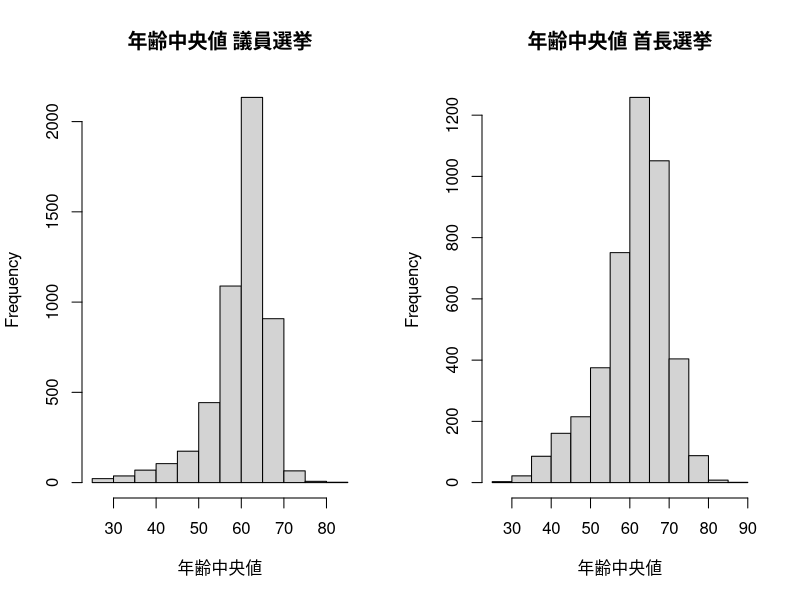
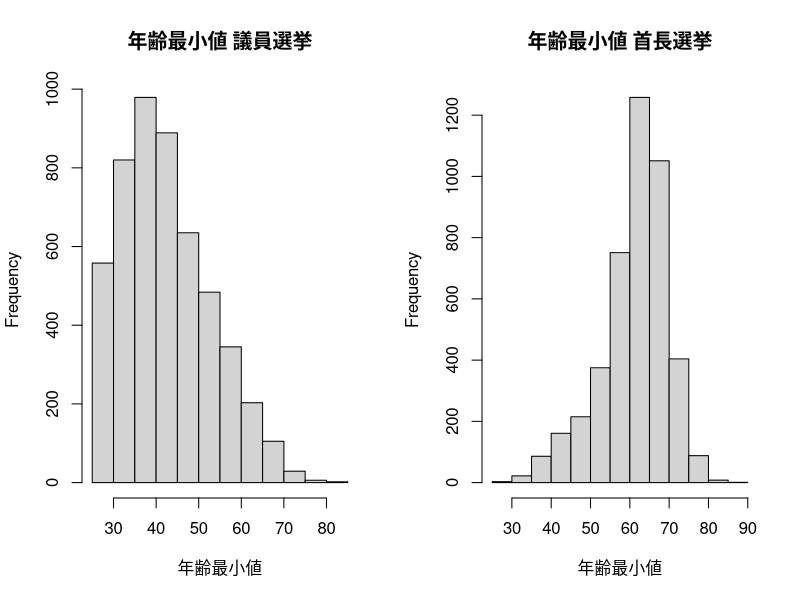
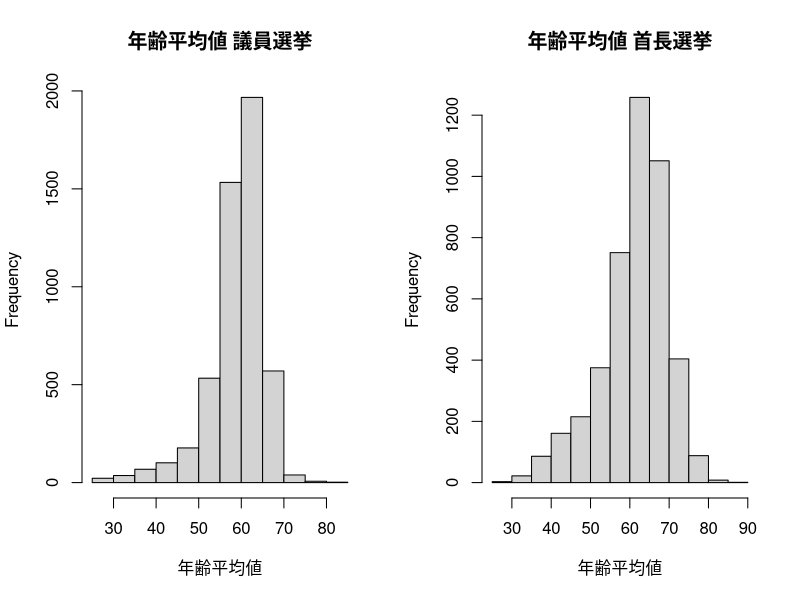
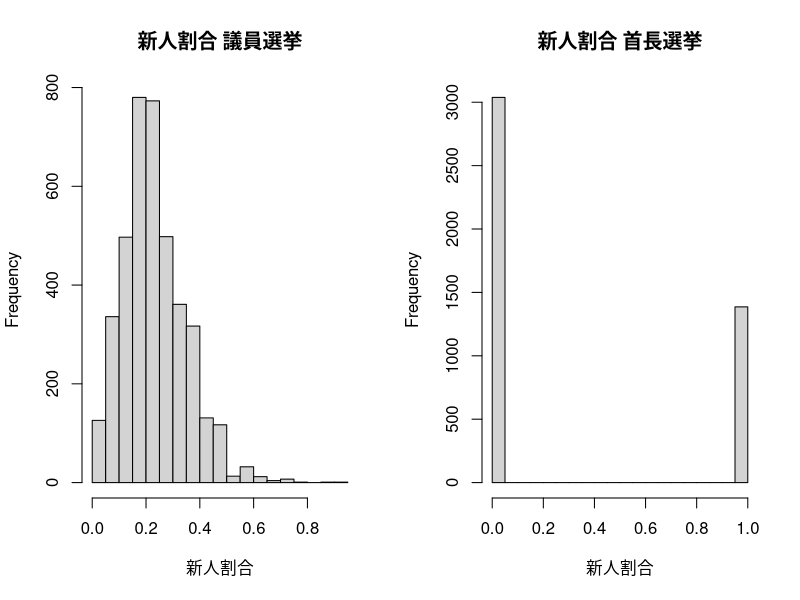
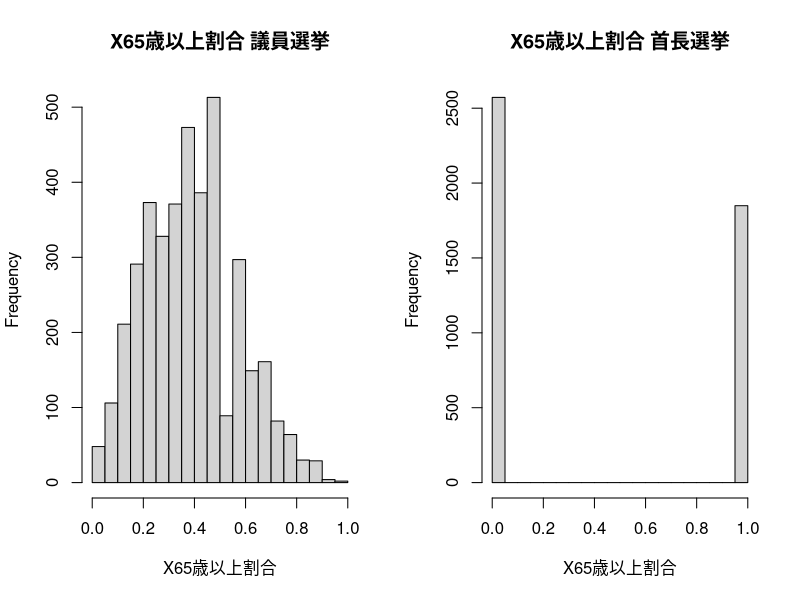
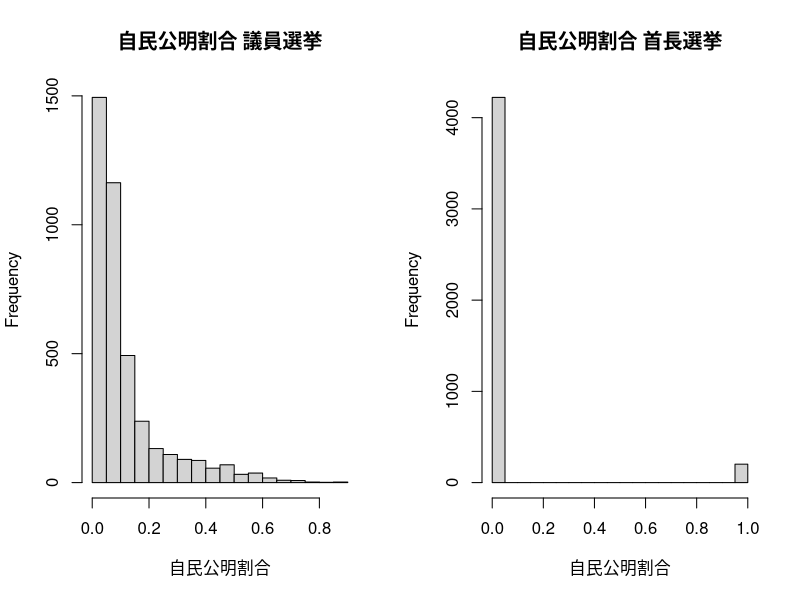
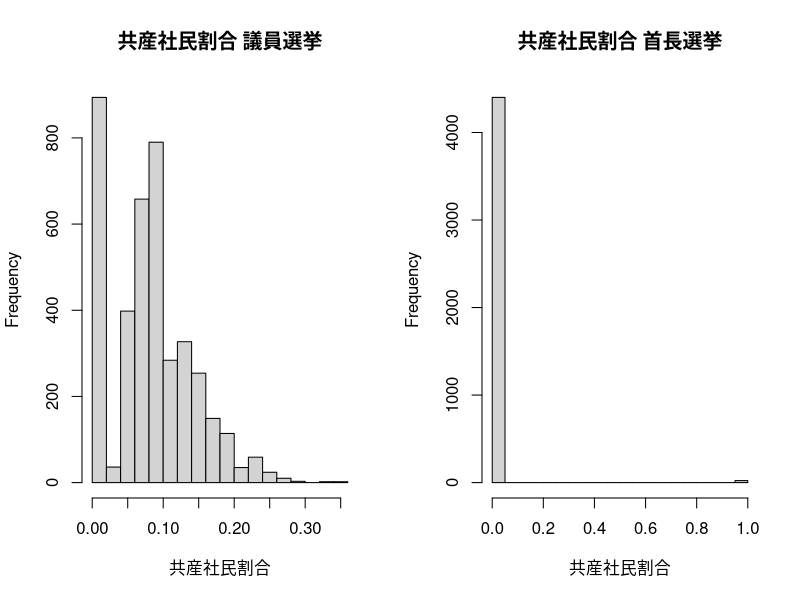
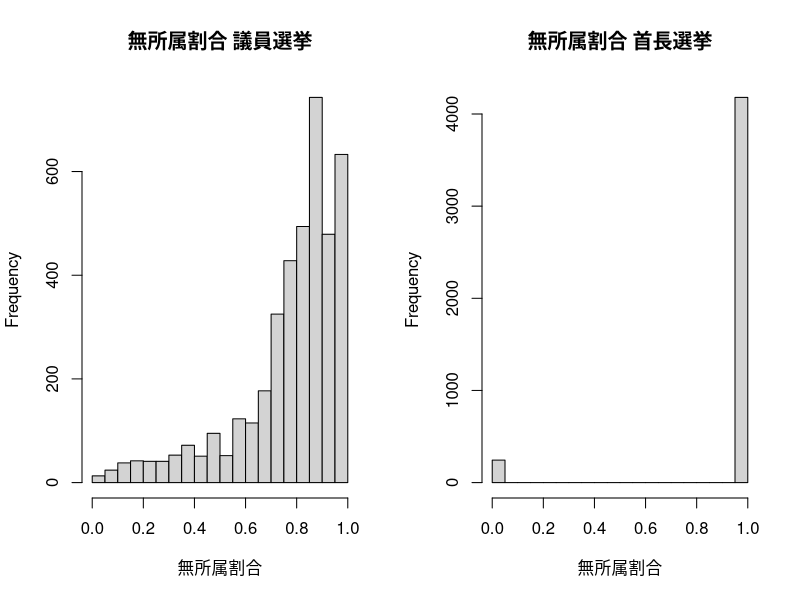

These charts were generated, in order, by the following R code:
# af_aggを分析ができる形にする。
# af_aggのうち必要なデータを取捨選択する
# af_aggのデータ構造を理解する。

#=================================================
# 1. af_aggの読み込みとコードとのマッピング

# 1.1 読み込みと基本情報の理解

df <- read.csv("data/af_agg.csv", fileEncoding = "UTF-8", stringsAsFactors = FALSE)
summary(df)
colSums(is.na(df))

# 1.2 地域名コード対応表の読み込み
reg_code <- read.csv("data/region_code_correspondence.csv", fileEncoding = "UTF-8", stringsAsFactors = FALSE)

# 1.3 対応づけ（dfの都道府県と市区町村がreg_codeのそれと同じ場合はdfの最後の列にreg_codeの地域コードを入れる。少しでも異なる場合は欠損値とする）

key_df <- paste(df$都道府県, df$市区町村, sep = "_")
key_reg <- paste(reg_code$都道府県, reg_code$市区町村, sep = "_")

df$地域コード <- reg_code$地域コード[match(key_df, key_reg)]

# 1.4 対応づけできなかった行の確認をし、対応付け可能なものは行う。
sum(is.na(df$地域コード))
unique(df[is.na(df$地域コード), c("都道府県", "市区町村")])

# 表記揺れ対応マップ
# 下記以外のもの（岩舟町->栃木市に合併）
name_fix <- c(
  "梼原町" = "檮原町",
  "七ケ宿町" = "七ヶ宿町",
  "富谷町" = "富谷市",
  "飯館村" = "飯舘村",
  "丹波篠山市" = "篠山市"
)

mun_fixed <- ifelse(df$市区町村 %in% names(name_fix), name_fix[df$市区町村], df$市区町村)

key_df <- paste(df$都道府県, mun_fixed, sep = "_")
df$地域コード <- reg_code$地域コード[match(key_df, key_reg)]

sum(is.na(df$地域コード))
unique(df[is.na(df$地域コード), c("都道府県", "市区町村")])

# 1.5 残った欠損の削除（岩舟町のみ削除）
df <- df[is.na(df$地域コード) == FALSE,]

sum(is.na(df$地域コード))
unique(df[is.na(df$地域コード), c("都道府県", "市区町村")])

#===============================================================
# 2. dfの形成と新ダミーの導入

# 2.1 日付の型を変更
df$投票日 <- as.Date(df$投票日, format = "%Y/%m/%d")

# 2.2 地域コード、日付、議会議員（1が先）を基準に並べ直す。
df <- df[order(df$地域コード, df$投票日, -df$議会議員), ]
rownames(df) <- NULL

# 2.3 政令指定都市ダミーと地域ダミーの付与

seirei <- c(
  "北海道_札幌市", "宮城県_仙台市", "埼玉県_さいたま市", "千葉県_千葉市",
  "神奈川県_横浜市", "神奈川県_川崎市", "神奈川県_相模原市", "新潟県_新潟市",
  "静岡県_静岡市", "静岡県_浜松市", "愛知県_名古屋市", "京都府_京都市",
  "大阪府_大阪市", "大阪府_堺市", "兵庫県_神戸市", "岡山県_岡山市",
  "広島県_広島市", "福岡県_北九州市", "福岡県_福岡市", "熊本県_熊本市"
)

df$政令指定都市 <- as.integer(paste(df$都道府県, df$市区町村, sep = "_") %in% seirei)

region_list <- list(
  "北海道" = "北海道",
  "東北" = c("青森県", "岩手県", "宮城県", "秋田県", "山形県", "福島県"),
  "関東" = c("茨城県", "栃木県", "群馬県", "埼玉県", "千葉県", "東京都", "神奈川県"),
  "中部" = c("新潟県", "富山県", "石川県", "福井県", "山梨県", "長野県", "岐阜県", "静岡県", "愛知県"),
  "近畿" = c("三重県", "滋賀県", "京都府", "大阪府", "兵庫県", "奈良県", "和歌山県"),
  "中国" = c("鳥取県", "島根県", "岡山県", "広島県", "山口県"),
  "四国" = c("徳島県", "香川県", "愛媛県", "高知県"),
  "九州" = c("福岡県", "佐賀県", "長崎県", "熊本県", "大分県", "宮崎県", "鹿児島県", "沖縄県")
)

region_map <- setNames(rep(names(region_list), lengths(region_list)), unlist(region_list))
df$地域 <- factor(region_map[df$都道府県], levels = names(region_list))

table(df$政令指定都市)
table(df$地域)

# 2.4 候補者数データが欠損している場合はデータ場候補者数を代わりに入れて、データ場候補者数列は削除
df$候補者数 <- ifelse(is.na(df$候補者数), df$データ上候補者数, df$候補者数)
df$データ上候補者数 <- NULL

# 2.5 女性割合を算出して新たな列に入れる
df$女性割合 <- ifelse(is.na(df$男性数) == FALSE & is.na(df$女性数) == FALSE, df$女性数/ (df$男性数 + df$女性数), NA)


#=========================================================================
# 3. 各変数のビジュアライズ

# 議員選挙・首長選挙を左右に並べて描く
hist2 <- function(v, d) {
  par(mfrow = c(1, 2))
  for (k in c(1, 0))
    hist(d[[v]][d$議会議員 == k], breaks = 20,
         main = paste(v, c("首長選挙", "議員選挙")[k + 1]), xlab = v)
}

# 補欠・再選挙を除いたデータ（3.2以降で使用）
d0 <- df[df$補欠選挙 == 0 & df$再選挙 == 0, ]

# 3.1 年齢中央値と年齢最小値のヒストグラム（議員選挙と首長選挙ごと）
for (v in c("年齢中央値", "年齢最小値","年齢平均値")) hist2(v, df)

# 3.2 新人割合のヒストグラム（議員選挙と首長選挙ごとで補欠・再選挙は除く）（首長選挙では0,1の二値）
hist2("新人割合", d0)

# 3.3 65歳位上割合のヒストグラム（議員選挙と首長選挙ごとで補欠・再選挙は除く）（首長選挙では0,1の二値）
hist2("X65歳以上割合", d0)

# 3.4 自民公明割合、共産社民割合、無所属割合のヒストグラム（議員選挙と首長選挙ごとで補欠・再選挙は除く）（首長選挙では0,1の二値）
for (v in c("自民公明割合", "共産社民割合", "無所属割合")) hist2(v, d0)

# 3.5 女性割合のヒストグラム（議員選挙と首長選挙ごとで補欠・再選挙は除く）（首長選挙では0,1の二値）
hist2("女性割合", d0)

#===================================================================================
# 4.データの各種分割（選挙タイプごと）

# 4.1 議会議員選挙dfの作成
df_c <- df[df$議会議員 == 1,]

# 4.2 首長選挙dfの作成
df_p <- df[df$首長 == 1,]

#====================================================================================
# 5. 欠損値を自治体ごとに平均値で埋める（議会議員）

# 平均の計算元（補欠選挙・再選挙を除く議会議員選挙）
sub_c <- df_c[df_c$補欠選挙 == 0 & df_c$再選挙 == 0, ]

# 5.1 年齢中央値・年齢最小値・年齢平均値・新人割合・65歳以上割合・自民公明割合・共産社民割合・無所属割合の欠損を、
# その地域の議会議員（補欠選挙、再選挙を除く）の平均で埋める
age_vars <- c("年齢中央値", "年齢最小値", "年齢平均値", "新人割合", "X65歳以上割合","自民公明割合","共産社民割合","無所属割合")

for (v in age_vars) {
  m <- tapply(sub_c[[v]], sub_c$地域コード, mean, na.rm = TRUE)
  df_c[[v]] <- ifelse(is.na(df_c[[v]]), m[df_c$地域コード], df_c[[v]])
}

colSums(is.na(df_c[, age_vars]))

# 5.2 議会議員の女性割合に欠損値がある場合は、その地域の議会議員（補欠選挙、再選挙を除く）の女性割合の平均を入れる
mean_f <- tapply(sub_c$女性割合, sub_c$地域コード, mean, na.rm = TRUE)

df_c$女性割合 <- ifelse(is.na(df_c$女性割合), mean_f[df_c$地域コード], df_c$女性割合)

sum(is.na(df_c$女性割合))

# 5.3 残った欠損をKNN（k=5）で埋める
# 数値変数（年齢中央値・新人割合・無所属割合）は0-1に正規化した差の絶対値、
# カテゴリ変数（都道府県・地域）は一致0・不一致1を距離とし、変数間の平均をとる
norm01 <- function(x) (x - min(x, na.rm = TRUE)) / (max(x, na.rm = TRUE) - min(x, na.rm = TRUE))

num <- sapply(df_c[, c("年齢中央値", "新人割合", "無所属割合")], norm01)
na_i <- which(is.na(df_c$女性割合))
ok_i <- which(is.na(df_c$女性割合) == FALSE)

k <- 5
for (i in na_i) {
  d <- rowMeans(cbind(abs(sweep(num[ok_i, ], 2, num[i, ])),
                      df_c$都道府県[ok_i] != df_c$都道府県[i],
                      df_c$地域[ok_i] != df_c$地域[i]), na.rm = TRUE)
  df_c$女性割合[i] <- mean(df_c$女性割合[ok_i][order(d)[1:k]])
}

colSums(is.na(df_c))

#====================================================================================
# 6. 欠損値を自治体ごとに平均値で埋める（首長）

# 6.1 年齢が欠損しているものを確認
df_p[is.na(df_p$X65歳以上割合) == TRUE,]

# 6.2 3選挙のみなので人為的に数字を入れる
# 釧路市長選挙 61歳
# 東松島市長選挙 57歳
# 琴浦町長選挙 66歳
age_fix <- c("釧路市長選挙" = 61, "東松島市長選挙" = 57, "琴浦町長選挙" = 66)

i <- which(is.na(df_p$年齢中央値))
a <- age_fix[df_p$選挙名[i]]

# 当選者1人なので中央値・最小値・平均値はいずれも当選者の年齢
for (v in c("年齢中央値", "年齢最小値", "年齢平均値")) df_p[[v]][i] <- a
df_p$X65歳以上割合[i] <- as.integer(a >= 65)

df_p[i, c("選挙名", "年齢中央値", "年齢最小値", "年齢平均値", "X65歳以上割合")]

# 6.3 女性割合の欠損は一律0を入れる
df_p$女性割合[is.na(df_p$女性割合)] <- 0

colSums(is.na(df_p))

#====================================================================================
# 7. 補完済みのdf_cとdf_pをdfに戻し、dfを成形

# 7.1 df_cとdf_pはdfを議会議員・首長で分割したものなので、結合して2.2と同じ順に並べ直す
df <- rbind(df_c, df_p)
df <- df[order(df$地域コード, df$投票日, -df$議会議員), ]
rownames(df) <- NULL

# 7.2 女性割合に集約済みの男性数・女性数を削除（dfの欠損はこれで解消）
df$男性数 <- NULL
df$女性数 <- NULL

colSums(is.na(df))

# 7.3 列順を整理（識別情報 → ダミー → 集計値）
df <- df[, c("地域コード", "都道府県", "市区町村", "地域", "投票日", "選挙名",
             "議会議員", "首長", "補欠選挙", "再選挙", "政令指定都市",
             "候補者数", "年齢中央値", "年齢最小値", "年齢平均値", "X65歳以上割合",
             "新人割合", "女性割合", "自民公明割合", "共産社民割合", "無所属割合")]

#====================================================================================
# 8. csvとして出力

write.csv(df, "data/af_agg_final.csv", row.names = FALSE, fileEncoding = "UTF-8")
